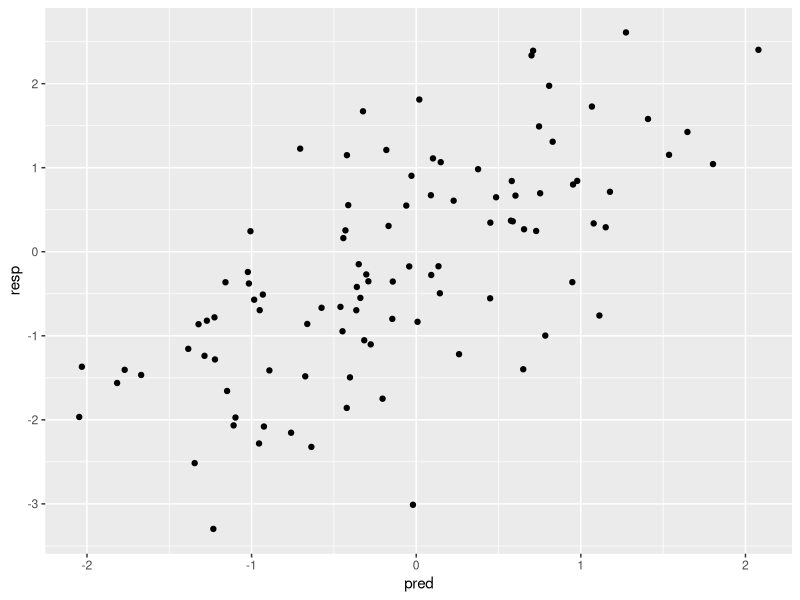

Here is the R script that generated this plot:
# call this script from the command line with the following syntax:
# R --no-save < script1.R --args seed=23978 out=out1.pdf
# If arguments are not given, the default behavior is:
# seed - if not supplied, a new seed will be created using the current time and the process ID
# out - if not supplied the pdf generated will be saved to the file out1.pdf

setwd('~/git/firstRepo/Scripts')

library(tidyverse)
#install.packages("cowplot")
library(cowplot)

# get arguments
tmp <- commandArgs(TRUE)

# make a named list of arguments
lst <- strsplit(tmp, '=', fixed = TRUE) %>%
  lapply(`[`, 2)

names(lst) <- strsplit(tmp, '=', fixed = TRUE) %>%
  sapply(`[`, 1)
# fill in defaults if not given
if(is.null(lst$out))
  lst$out <- 'out1.pdf'
#Also change the call to pdf() such that it uses our argument:
  #pdf(lst$out)

if(!is.null(lst$seed))
  set.seed(as.numeric(lst$seed))

dat <- data_frame(pred = rnorm(100),
                  resp = pred + rnorm(100))

pdf('../Output/out1.pdf')
ggplot(dat, aes(pred, resp)) +
  geom_point()
dev.off()

